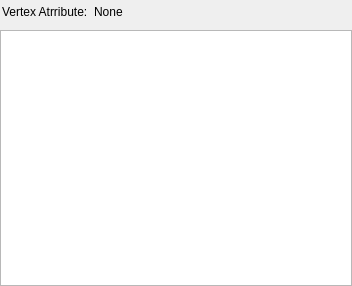
<ui version="4.0" >
 <class>ClientAttributeView</class>
 <widget class="QWidget" name="ClientAttributeView" >
  <property name="geometry" >
   <rect>
    <x>0</x>
    <y>0</y>
    <width>352</width>
    <height>286</height>
   </rect>
  </property>
  <property name="windowTitle" >
   <string/>
  </property>
  <layout class="QVBoxLayout" >
   <property name="leftMargin" >
    <number>0</number>
   </property>
   <property name="topMargin" >
    <number>0</number>
   </property>
   <property name="rightMargin" >
    <number>0</number>
   </property>
   <property name="bottomMargin" >
    <number>0</number>
   </property>
   <item>
    <layout class="QHBoxLayout" >
     <property name="leftMargin" >
      <number>2</number>
     </property>
     <property name="topMargin" >
      <number>2</number>
     </property>
     <property name="rightMargin" >
      <number>2</number>
     </property>
     <property name="bottomMargin" >
      <number>2</number>
     </property>
     <item>
      <widget class="QLabel" name="attributeTypeLabel" >
       <property name="text" >
        <string>Vertex Atrribute:</string>
       </property>
      </widget>
     </item>
     <item>
      <widget class="QLabel" name="attributeNameLabel" >
       <property name="text" >
        <string>None</string>
       </property>
      </widget>
     </item>
     <item>
      <spacer>
       <property name="orientation" >
        <enum>Qt::Horizontal</enum>
       </property>
       <property name="sizeHint" >
        <size>
         <width>40</width>
         <height>20</height>
        </size>
       </property>
      </spacer>
     </item>
    </layout>
   </item>
   <item>
    <widget class="QTableView" name="tableView" >
     <property name="selectionBehavior" >
      <enum>QAbstractItemView::SelectRows</enum>
     </property>
     <property name="sortingEnabled" >
      <bool>true</bool>
     </property>
    </widget>
   </item>
  </layout>
 </widget>
 <resources/>
 <connections/>
</ui>
